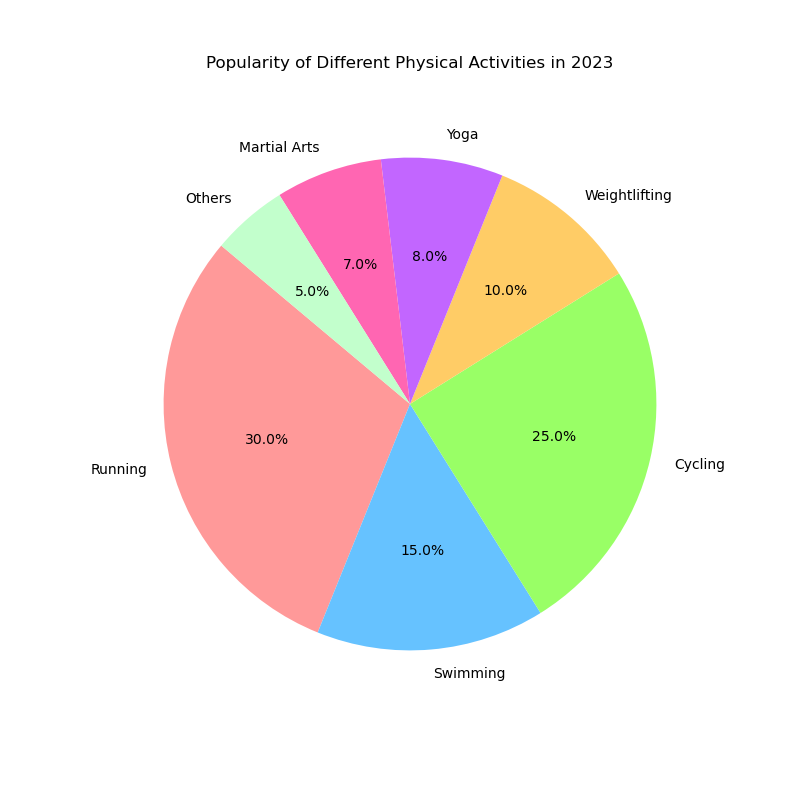

Write the Python code that produced this figure.

import matplotlib.pyplot as plt

# Data points
activities = ['Running', 'Swimming', 'Cycling', 'Weightlifting', 'Yoga', 'Martial Arts', 'Others']
market_share = [30.0, 15.0, 25.0, 10.0, 8.0, 7.0, 5.0]

# Colors using hexadecimal color codes
colors = ['#ff9999', '#66c2ff', '#99ff66', '#ffcc66', '#c266ff', '#ff66b2', '#c2ffcc']

# Plotting the pie chart
plt.figure(figsize=(8, 8))  # Width and height of the chart
plt.pie(market_share, labels=activities, colors=colors, autopct='%1.1f%%', startangle=140)

# Title of the chart
plt.title('Popularity of Different Physical Activities in 2023', pad=20)

# Display the chart
plt.show()
